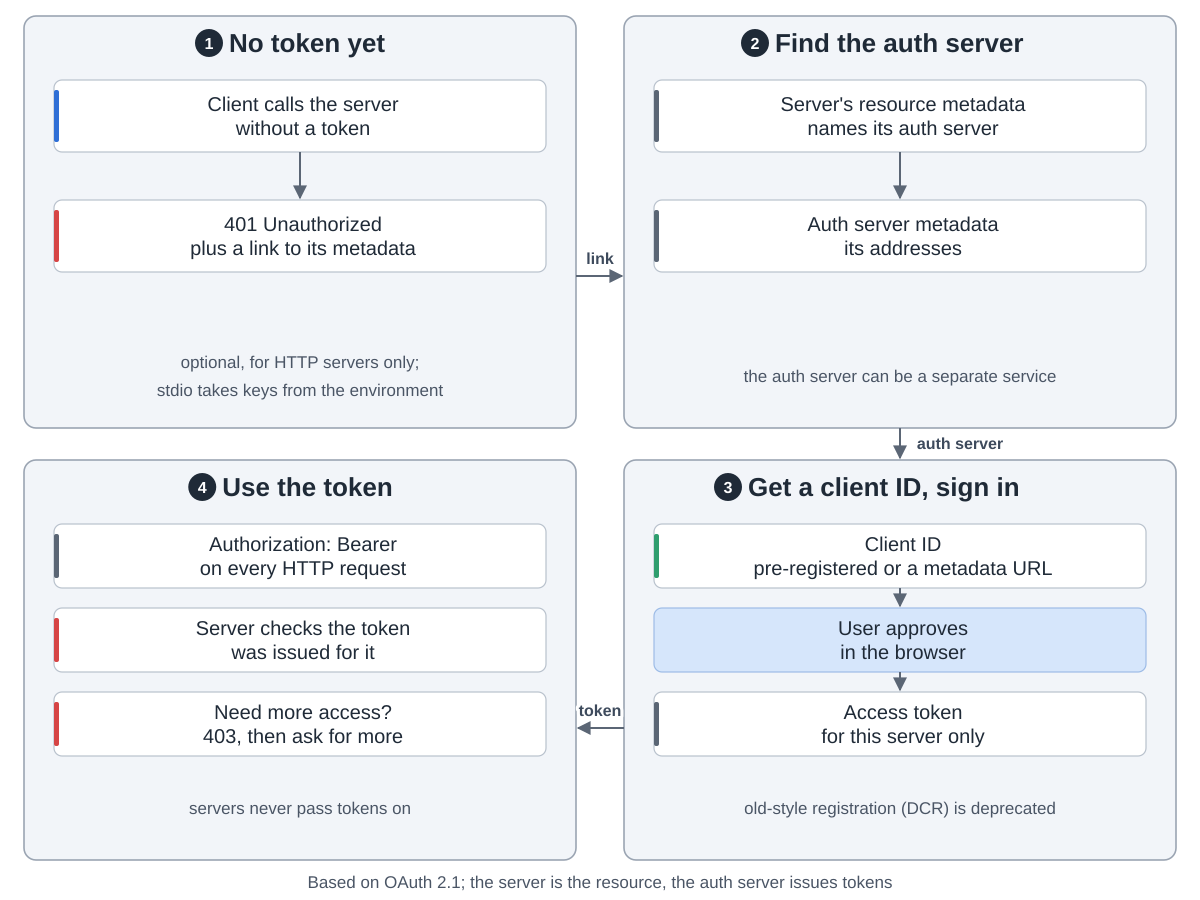

Source code (Python):
"""Signing in to a remote MCP server (optional): the authorization flow for HTTP transports.  Drawn
from https://modelcontextprotocol.io/specification/2026-07-28/basic/authorization (Protocol
Requirements: optional, HTTP only, stdio uses the environment; Roles; Authorization Flow Steps;
Resource Parameter; Access Token Usage; Token Handling; Scope Challenge Handling) and
.../basic/authorization/client-registration (priority order; Dynamic Client Registration deprecated).
Protocol version 2026-07-28, read 2026-10-05.  Run: python3 auth.py

Snake order: 1 no token yet (top left) -> 2 find the auth server (top right) ->
3 get a client ID and sign in (bottom right) -> 4 use the token (bottom left)."""
import sys
from pathlib import Path

sys.path.insert(0, str(Path(__file__).resolve().parents[2] / "tools"))
from archdiagram import Diagram  # noqa: E402

L, R, W = 24, 624, 552
T1, H1 = 16, 412
T2, H2 = 460, 400


def col(x, top, cards, h=64, gap=22, y0=64, arrows=False, cls=None):
    """One column of wide cards, top to bottom, optionally joined by arrows."""
    for i, (lbl, kind, *c) in enumerate(cards):
        y = top + y0 + i * (h + gap)
        d.card(x + 30, y, lbl, kind, w=492, h=h, **({"cls": c[0]} if c else {}))
        if arrows and i:
            d.arrow(f"M{x + W / 2} {y - gap}V{y - 2}")


d = Diagram("Signing in to a remote server",
            "Optional, and only for HTTP servers; a stdio server takes credentials from the environment. "
            "1 No token yet: the client calls the MCP server and gets 401 Unauthorized, with a link to the "
            "server's metadata. "
            "2 Find the auth server: the server's resource metadata names its authorization server, which may "
            "be a separate service; the authorization server's metadata gives its addresses. "
            "3 Get a client ID, pre-registered or from a client metadata URL (Dynamic Client Registration still "
            "works but is deprecated). The user approves in the browser and the client gets an access token for "
            "this server only. "
            "4 Use the token: Authorization: Bearer on every HTTP request. The server checks the token was issued "
            "for it and never passes tokens on. If more access is needed, the server answers 403 and the client "
            "asks for more scopes.")

d.group(L, T1, W, H1, "No token yet", 1)
col(L, T1, [("Client calls the server|without a token", "coding"),
            ("401 Unauthorized|plus a link to its metadata", "review")], h=72, gap=48, arrows=True)
d.note(L + W / 2, T1 + 352, "optional, for HTTP servers only;")
d.note(L + W / 2, T1 + 380, "stdio takes keys from the environment")

d.group(R, T1, W, H1, "Find the auth server", 2)
col(R, T1, [("Server's resource metadata|names its auth server", "data"),
            ("Auth server metadata|its addresses", "data")], h=72, gap=48, arrows=True)
d.note(R + W / 2, T1 + 366, "the auth server can be a separate service")

d.group(R, T2, W, H2, "Get a client ID, sign in", 3)
col(R, T2, [("Client ID|pre-registered or a metadata URL", "plan"),
            ("User approves|in the browser", None, "human"),
            ("Access token|for this server only", "data")], h=64, gap=20, arrows=True)
d.note(R + W / 2, T2 + 354, "old-style registration (DCR) is deprecated")

d.group(L, T2, W, H2, "Use the token", 4)
col(L, T2, [("Authorization: Bearer|on every HTTP request", "data"),
            ("Server checks the token|was issued for it", "review"),
            ("Need more access?|403, then ask for more", "review")], h=64, gap=20)
d.note(L + W / 2, T2 + 354, "servers never pass tokens on")

d.arrow(f"M{L + W} {T1 + 260}H{R - 2}", label="link", at=(600, T1 + 248))
d.arrow(f"M{R + W / 2} {T1 + H1}V{T2 - 2}", label="auth server", at=(R + W / 2 + 60, T1 + H1 + 21))
d.arrow(f"M{R} {T2 + 268}H{L + W + 2}", label="token", at=(600, T2 + 256))

d.note(600, 888, "Based on OAuth 2.1; the server is the resource, the auth server issues tokens")

d.save(Path(__file__).with_name("auth.svg"))
